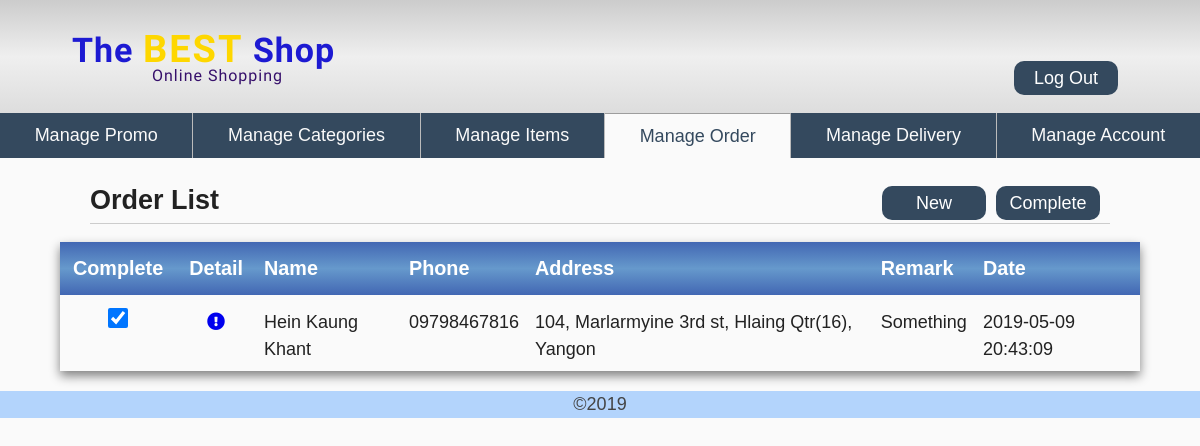
Before: /pg_admin/order/completed_list (signed in) with the older database file.
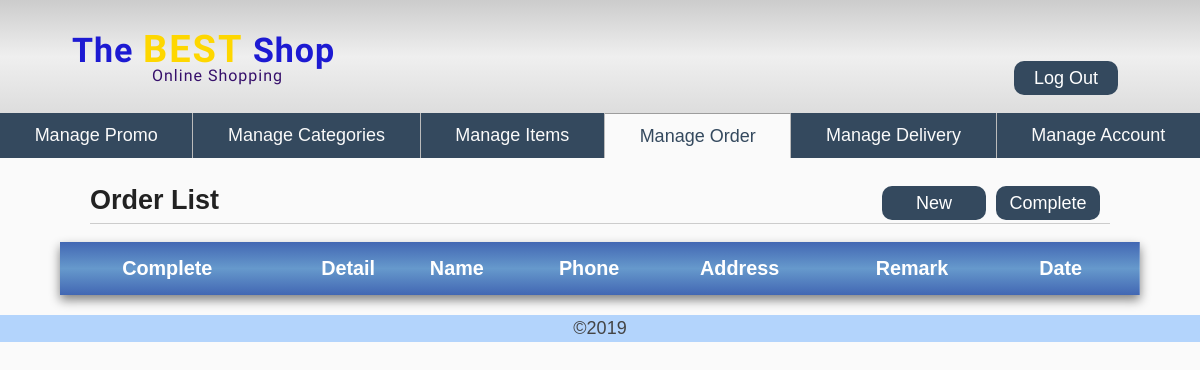
After: the same page with the newer database file.
### tables this page shows
CREATE TABLE `orders` (
  `id` int(11) NOT NULL,
  `name` varchar(25) NOT NULL,
  `phone` varchar(20) NOT NULL,
  `address` text NOT NULL,
  `remark` text NOT NULL,
  `status` int(1) NOT NULL,
  `created_date` datetime NOT NULL,
  `modified_date` datetime NOT NULL
);

### pg_admin/confs/url.php (called while the page is built, shortened)
<?php
	$url = "http://localhost/tbs";
 ?>

### pg_admin/models/order.php (called while the page is built, shortened)
<?php
	function get_completed_orders()
	{
		global $conn;
		return $conn->query("SELECT * FROM orders WHERE status = 1 ORDER BY created_date DESC");
	}
 ?>

### pg_admin/views/order/order_list.php (the view, shortened to what this page needs)
<header id="item-header">
	<h1>Order List</h1>
	<a href="<?php echo $url ?>/pg_admin/order/new_list" class="new">New</a>
	<a href="<?php echo $url ?>/pg_admin/order/completed_list" class="new">Complete</a>
</header>
<section>
  <table class="ky-account-table hk-table-width">
  	<thead>
			<tr>
			  <th class="ky-check-tr">Complete</th>
			  <th class="ky-check-tr">Detail</th>
			  <th>Name</th>
			  <th>Phone</th>
			  <th>Address</th>
			  <th>Remark</th>
			  <th>Date</th>
			</tr>
		</thead>
		<tbody>
			<?php foreach($data as $order):?>
			<tr>
			  <td class="ky-check-tr">
				<?php if($order['status'] == 1): ?>
					<input type="checkbox" class="hk-edit-status-js" data-id="<?php echo $order['id'] ?>" checked="checked">
				<?php else: ?>
					<input type="checkbox" class="hk-edit-status-js" data-id="<?php echo $order['id'] ?>">
				<?php endif; ?>
			  </td>
			  <td class="ky-check-tr">
					<a href="<?php echo $url ?>/pg_admin/order/order_detail/<?php echo $order['id'] ?>"><i class="fas fa-exclamation-circle"></i></a>
			  </td>
			  <td><?php echo $order['name'] ?></td>
			  <td><?php echo $order['phone'] ?></td>
			  <td><?php echo $order['address'] ?></td>
			  <td><?php echo $order['remark'] ?></td>
			  <td><?php echo $order['created_date'] ?></td>
			</tr>
			<?php endforeach; ?>
		</tbody>
  </table>
</section>

Changed rows visible on the page:
no longer on this page (row edited): orders: name "Hein Kaung Khant", phone "09798467816", address "104, Marlarmyine 3rd st, Hlaing Qtr(16), Yangon", remark "Something", created_date "2019-05-09 20:43:09"
